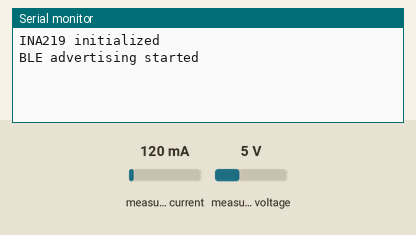
This sketch was run on a simulated ESP32. Parts: the last lines printed to the serial monitor. The test bench sets the inputs (shaded band); at power-on: measured current 120 mA, measured voltage 5 V. Nothing arrives over Bluetooth unless stated; a phone connects over Bluetooth LE 3 s after start.

Above: at 2.2 s.
2.3 s: measured current set to 40 mA
5.3 s: measured voltage set to 0.3 V
At 6.2 s:
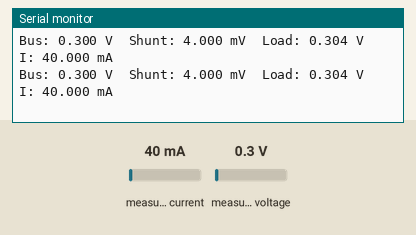
6.8 s: measured current set to 500 mA
At 7.5 s:
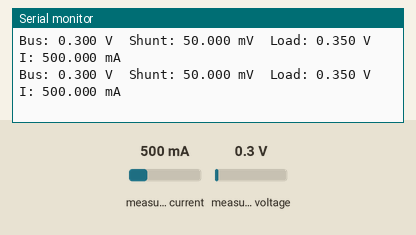
Timing chart, 0 to 9.8 s (numbered marks = the images above; inputs shaded):
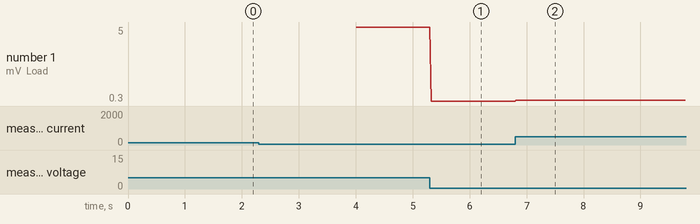

The sketch:

bluetooth_tx_starter.ino
```cpp
#include <Arduino.h>
#include <Wire.h>
#include <Adafruit_INA219.h>

#include <BLEDevice.h>
#include <BLEServer.h>
#include <BLEUtils.h>
#include <BLE2902.h>

#define SERVICE_UUID "12345678-1234-1234-1234-1234567890ab"
#define CHAR_UUID    "12345678-1234-1234-1234-1234567890ac"

Adafruit_INA219 ina219;
BLECharacteristic *characteristic;

bool connected = false;
bool restartAdvertising = false;

class ServerCallbacks : public BLEServerCallbacks {
  void onConnect(BLEServer*) {
    connected = true;
    Serial.println("Client connected");
  }

  void onDisconnect(BLEServer*) {
    connected = false;
    restartAdvertising = true;
    Serial.println("Client disconnected");
  }
};

void setup() {
  Serial.begin(115200);
  delay(1000);

  Wire.begin();

  if (!ina219.begin()) {
    Serial.println("Failed to find INA219 chip");
    while (1) {
      delay(10);
    }
  }

  Serial.println("INA219 initialized");

  BLEDevice::init("Riya_ESP32_INA219");
  BLEDevice::setPower(ESP_PWR_LVL_P9);

  BLEServer *server = BLEDevice::createServer();
  server->setCallbacks(new ServerCallbacks());

  BLEService *service = server->createService(SERVICE_UUID);

  characteristic = service->createCharacteristic(
    CHAR_UUID,
    BLECharacteristic::PROPERTY_NOTIFY
  );

  characteristic->addDescriptor(new BLE2902());

  service->start();

  BLEAdvertising *advertising = BLEDevice::getAdvertising();
  advertising->addServiceUUID(SERVICE_UUID);
  advertising->setScanResponse(true);

  BLEDevice::startAdvertising();

  Serial.println("BLE advertising started");
}

void loop() {
  if (restartAdvertising) {
    delay(200);
    BLEDevice::startAdvertising();
    Serial.println("Advertising restarted");
    restartAdvertising = false;
  }

  if (connected) {
    float shunt_mV = ina219.getShuntVoltage_mV();
    float bus_V = ina219.getBusVoltage_V();
    float current_mA = ina219.getCurrent_mA();

    float battery_V = bus_V + (shunt_mV / 1000.0);

    char message[120];

    snprintf(
      message,
      sizeof(message),
      "Bus: %.3f V  Shunt: %.3f mV  Load: %.3f V  I: %.3f mA",
      bus_V,
      shunt_mV,
      battery_V,
      current_mA
    );

    Serial.println(message);

    characteristic->setValue(message);
    characteristic->notify();

    delay(20);
  }
}
```

Measured:
- after the input at 5.3 s, the serial monitor: prints a new line at once (image 1)
- after the input at 6.8 s, the serial monitor: prints a new line at once (image 2)
- plotted number 1: 5 → 0.3 after the input at 5.3 s, 0.3 → 0.35 after the input at 6.8 s
